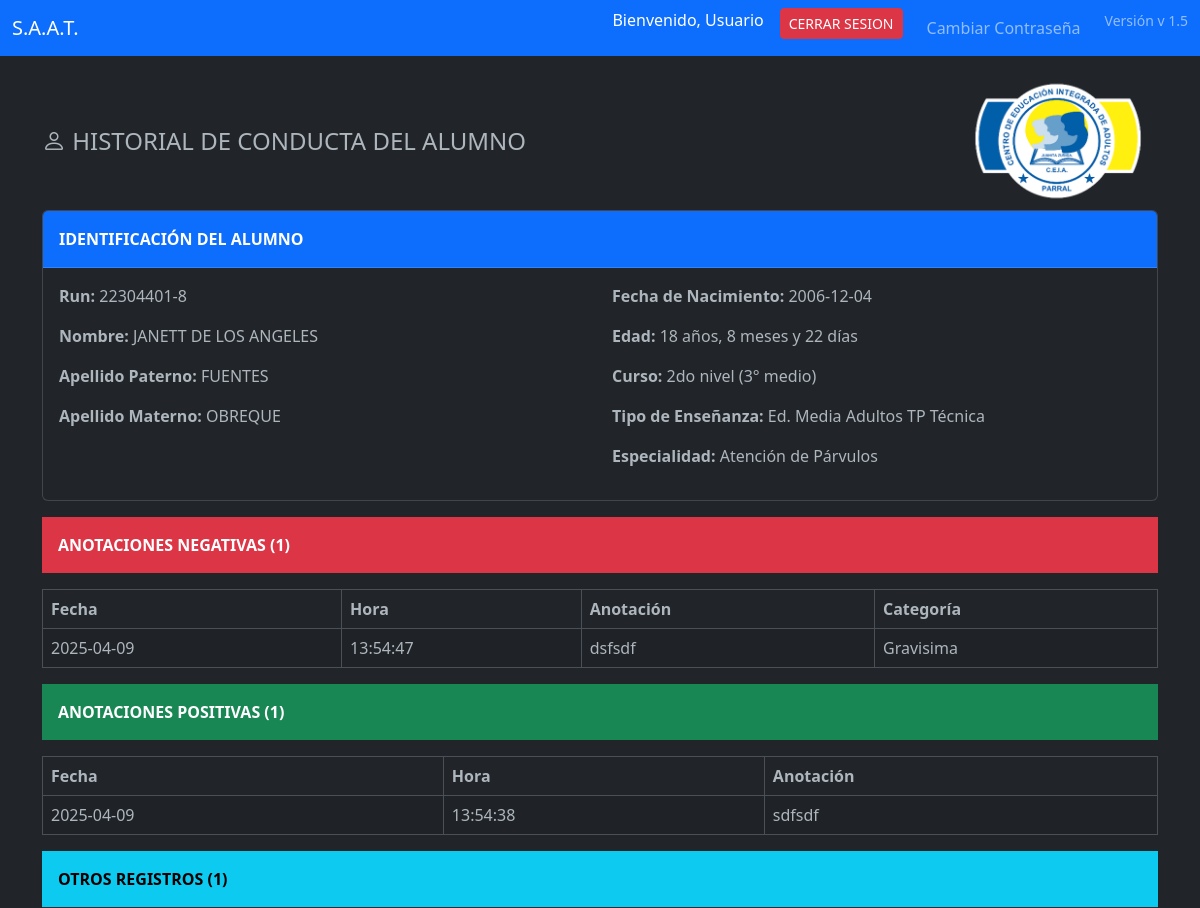
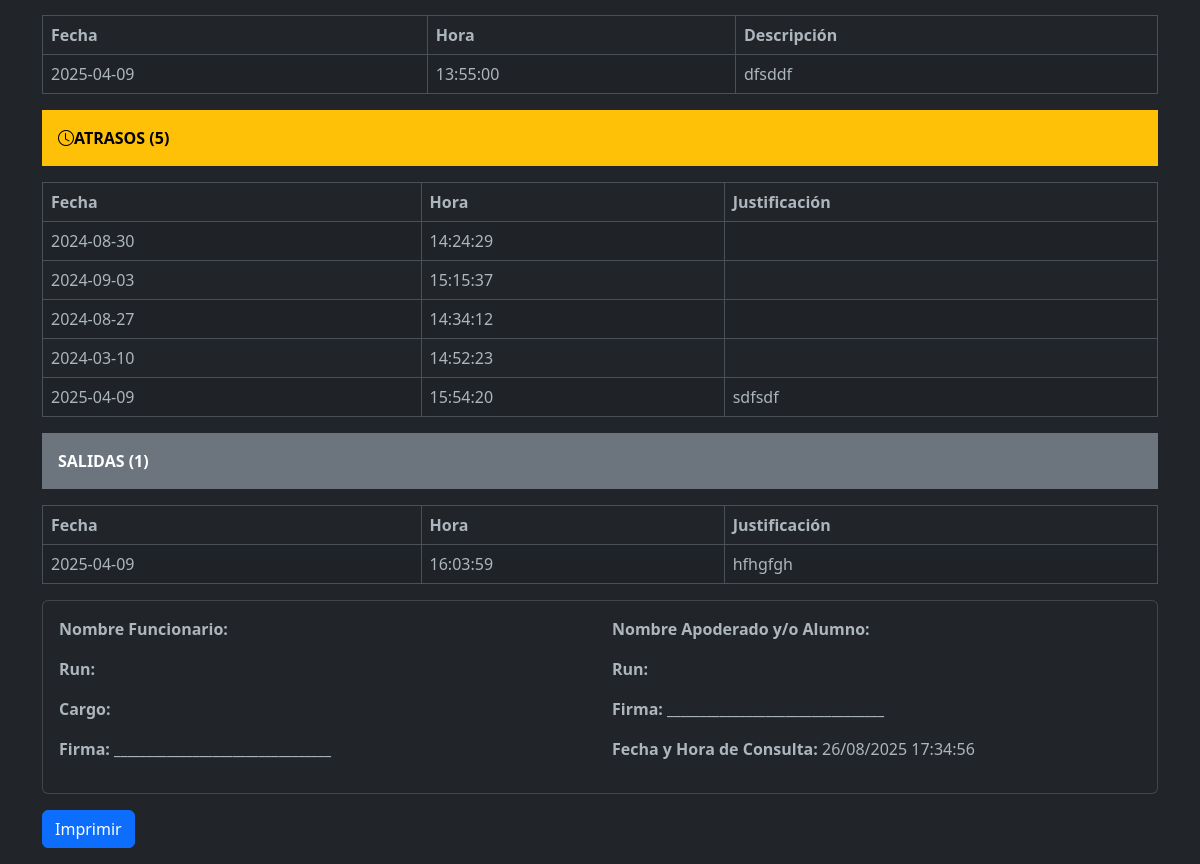
/pages/consultas/l.alum.reg.ver.php?run=22304401, run on the app's committed database (2 pictures, top to bottom).
### tables this page shows
CREATE TABLE IF NOT EXISTS `alum` (
  `idalum` int NOT NULL AUTO_INCREMENT,
  `run` int NOT NULL,
  `digv` varchar(5) NOT NULL,
  `nombres` varchar(45) NOT NULL,
  `apaterno` varchar(45) NOT NULL,
  `amaterno` varchar(45) DEFAULT NULL,
  `fnac` date NOT NULL,
  `celular` varchar(45) DEFAULT NULL,
  `telefono` varchar(45) DEFAULT NULL,
  `email` varchar(60) DEFAULT NULL,
  `direcc` varchar(60) NOT NULL,
  `comuna` varchar(45) NOT NULL,
  `codcomuna` varchar(45) DEFAULT NULL,
  `genero` varchar(1) DEFAULT NULL,
  `fincorpora` date NOT NULL,
  `fretiro` date DEFAULT NULL,
  `codetnia` int DEFAULT NULL,
  `rbd` int DEFAULT NULL,
  `anio` year DEFAULT NULL,
  `n_lista` int DEFAULT NULL,
  `codtipoense` int DEFAULT NULL,
  `codgrado` int DEFAULT NULL,
  `descgrado` varchar(300) DEFAULT NULL,
  `letracurso` varchar(1) DEFAULT NULL,
  `foto` varchar(60) DEFAULT NULL,
  `sectorestudiante` varchar(45) NOT NULL,
  `asistencia` int DEFAULT NULL,
  `promedio` decimal(7,1) DEFAULT NULL,
  `estado_civil` varchar(45) DEFAULT NULL,
  `nivelciclo` varchar(60) DEFAULT NULL,
  `tipoensenanza` varchar(50) DEFAULT NULL,
  `georreferencia` varchar(45) DEFAULT NULL,
  `especialidad` varchar(45) DEFAULT NULL,
  `nacionalidad` varchar(45) DEFAULT NULL,
  `matricula` int DEFAULT NULL,
  `trabaja` varchar(45) DEFAULT NULL,
  PRIMARY KEY (`idalum`,`run`),
  UNIQUE KEY `run_UNIQUE` (`run`)
);

CREATE TABLE IF NOT EXISTS `anotaciones` (
  `idanotaciones` int NOT NULL AUTO_INCREMENT,
  `alum_run` varchar(45) NOT NULL,
  `tipo` varchar(15) NOT NULL,
  `anotacion` varchar(1000) NOT NULL,
  `fanota` date DEFAULT NULL,
  `profesor` varchar(45) DEFAULT NULL,
  `hanota` time DEFAULT NULL,
  `alum_idalum` int DEFAULT NULL,
  `categoria` varchar(45) DEFAULT NULL,
  PRIMARY KEY (`idanotaciones`)
);

CREATE TABLE IF NOT EXISTS `atrasos` (
  `idatrasos` int NOT NULL AUTO_INCREMENT,
  `fatraso` date NOT NULL,
  `hatraso` time NOT NULL,
  `jatraso` varchar(150) DEFAULT NULL,
  `alum_run` int NOT NULL,
  `alum_idalum` int NOT NULL,
  `profesor` varchar(45) DEFAULT NULL,
  PRIMARY KEY (`idatrasos`)
);

CREATE TABLE IF NOT EXISTS `salidas` (
  `idsalida` int NOT NULL AUTO_INCREMENT,
  `alum_run` int NOT NULL,
  `fsalida` date NOT NULL,
  `hsalida` time NOT NULL,
  `jsalida` varchar(150) DEFAULT NULL,
  `alum_idalum` int DEFAULT NULL,
  `profesor` varchar(45) DEFAULT NULL,
  PRIMARY KEY (`idsalida`)
);

### pages/consultas/l.alum.reg.ver.php (the view, shortened to what this page needs)
<?php
include '../../includes/navbar.php';
$database = new Connection();
$db = $database->open();
$alum_run = isset($_GET['run']) ? $_GET['run'] : '';
$alumnoData = [];
$anotacionesN = [];
$anotacionesP = [];
$anotacionesO = [];
$atrasos = [];
$salidas = [];
try {
    $sqlAlumno = "SELECT run, digv, nombres, apaterno, amaterno, fnac, descgrado, tipoensenanza, especialidad FROM alum WHERE run = :run";
    $stmt = $db->prepare($sqlAlumno);
    $stmt->bindParam(':run', $alum_run);
    $stmt->execute();
    $alumnoData = $stmt->fetch(PDO::FETCH_ASSOC);
    $sqlAnotaciones = "SELECT tipo, anotacion, fanota, hanota, categoria FROM anotaciones WHERE alum_run = :run ORDER BY FIELD(tipo, 'N', 'P', 'O'), fanota ASC";
    $stmt = $db->prepare($sqlAnotaciones);
    $stmt->bindParam(':run', $alum_run);
    $stmt->execute();
    $anotaciones = $stmt->fetchAll(PDO::FETCH_ASSOC);
    foreach ($anotaciones as $anotacion) {
        if ($anotacion['tipo'] == 'N') {
            $anotacionesN[] = $anotacion;
        } elseif ($anotacion['tipo'] == 'P') {
            $anotacionesP[] = $anotacion;
        } else {
            $anotacionesO[] = $anotacion;
        }
    }
    $sqlAtrasos = "SELECT fatraso, hatraso, jatraso FROM atrasos WHERE alum_run = :run";
    $stmt = $db->prepare($sqlAtrasos);
    $stmt->bindParam(':run', $alum_run);
    $stmt->execute();
    $atrasos = $stmt->fetchAll(PDO::FETCH_ASSOC);
    $sqlSalidas = "SELECT fsalida, hsalida, jsalida FROM salidas WHERE alum_run = :run";
    $stmt = $db->prepare($sqlSalidas);
    $stmt->bindParam(':run', $alum_run);
    $stmt->execute();
    $salidas = $stmt->fetchAll(PDO::FETCH_ASSOC);
} catch (PDOException $e) {
    echo '<div class="alert alert-danger" role="alert">Error al obtener datos: ' . $e->getMessage() . '</div>';
}
function calcularEdad($fechaNacimiento) {
    $fechaNacimiento = new DateTime($fechaNacimiento);
    $hoy = new DateTime();
    $edad = $hoy->diff($fechaNacimiento);
    return [
        'años' => $edad->y,
        'meses' => $edad->m,
        'días' => $edad->d
    ];
}
$edadAlumno = isset($alumnoData['fnac']) ? calcularEdad($alumnoData['fnac']) : '';
$numAnotacionesN = count($anotacionesN);
$numAnotacionesP = count($anotacionesP);
$numAnotacionesO = count($anotacionesO);
$numAtrasos = count($atrasos);
$numSalidas = count($salidas);
$fechaActual = date('d/m/Y');
$horaActual = date('H:i:s');
?>
<!DOCTYPE html>
<html lang="es" data-bs-theme="dark">
<head>
    <link href="https://cdn.jsdelivr.net/npm/bootstrap@5.3.0/dist/css/bootstrap.min.css" rel="stylesheet">
    <link rel="stylesheet" href="https://cdn.jsdelivr.net/npm/bootstrap-icons@1.10.5/font/bootstrap-icons.css">
    <link rel="stylesheet" href="https://code.jquery.com/ui/1.12.1/themes/base/jquery-ui.css">
</head>
<body>
<div class="container">
    <div class="row">
        <div class="col-md-12">
            <div class="d-flex justify-content-between align-items-center">
                <h4 class="page-header mb-0">
                    <i class="bi bi-person icon-header"></i>
                    <span class="highlighted-text">HISTORIAL DE CONDUCTA DEL ALUMNO</span>
                </h4>
                <img src="../../img/logo_chico.jpg" alt="Logo Colegio" class="header-logo">
            </div>
        </div>
    </div>
    <div class="row">
        <div class="col-md-12">
            <?php if ($alumnoData): ?>
                <div class="card mb-3">
                    <div class="card-header text-bg-primary p-3 text-left">
                        <strong>IDENTIFICACIÓN DEL ALUMNO</strong>
                    </div>
                    <div class="card-body">
                        <div class="row">
                            <div class="col-md-6">
                            <p><strong>Run:</strong> <?php echo $alumnoData['run'] . '-' . $alumnoData['digv']; ?></p>
                            <p><strong>Nombre:</strong> <?php echo $alumnoData['nombres']; ?></p>
                                <p><strong>Apellido Paterno:</strong> <?php echo $alumnoData['apaterno']; ?></p>
                                <p><strong>Apellido Materno:</strong> <?php echo $alumnoData['amaterno']; ?></p>
                            </div>
                            <div class="col-md-6">
                                <p><strong>Fecha de Nacimiento:</strong> <?php echo $alumnoData['fnac']; ?></p>
                                <p><strong>Edad:</strong>
                                    <?php
                                        if ($edadAlumno) {
                                            echo $edadAlumno['años'] . ' años, ' . $edadAlumno['meses'] . ' meses y ' . $edadAlumno['días'] . ' días';
                                        }
                                    ?>
                                </p>
                                <p><strong>Curso:</strong> <?php echo $alumnoData['descgrado']; ?></p>
                                <p><strong>Tipo de Enseñanza:</strong> <?php echo $alumnoData['tipoensenanza']; ?></p>
                                <p><strong>Especialidad:</strong> <?php echo $alumnoData['especialidad']; ?></p>
                            </div>
                        </div>
                    </div>
                </div>
                <div class="text-bg-danger p-3 text-left"><strong>ANOTACIONES NEGATIVAS (<?php echo $numAnotacionesN; ?>)</strong></div>
                <table class="table table-bordered table-striped">
                    <thead>
                        <tr>
                            <th><strong>Fecha</strong></th>
                            <th><strong>Hora</strong></th>
                            <th><strong>Anotación</strong></th>
                            <th><strong>Categoría</strong></th>
                        </tr>
                    </thead>
                    <tbody>
                        <?php foreach ($anotacionesN as $anotacion): ?>
                            <tr>
                                <td><?php echo $anotacion['fanota']; ?></td>
                                <td><?php echo $anotacion['hanota']; ?></td>
                                <td><?php echo $anotacion['anotacion']; ?></td>
                                <td>
                                    <?php
                                    switch($anotacion['categoria']) {
                                        case 'GMA': echo 'Gravisima'; break;
                                    }
                                    ?>
                                </td>
                            </tr>
                        <?php endforeach; ?>
                    </tbody>
                </table>
                <div class="text-bg-success p-3 text-left"><strong>ANOTACIONES POSITIVAS (<?php echo $numAnotacionesP; ?>)</strong></div>
                <table class="table table-bordered table-striped">
                    <thead>
                        <tr>
                            <th><strong>Fecha</strong></th>
                            <th><strong>Hora</strong></th>
                            <th><strong>Anotación</strong></th>
                        </tr>
                    </thead>
                    <tbody>
                        <?php foreach ($anotacionesP as $anotacion): ?>
                            <tr>
                                <td><?php echo $anotacion['fanota']; ?></td>
                                <td><?php echo $anotacion['hanota']; ?></td>
                                <td><?php echo $anotacion['anotacion']; ?></td>
                            </tr>
                        <?php endforeach; ?>
                    </tbody>
                </table>
                <div class="text-bg-info p-3 text-left"><strong>OTROS REGISTROS (<?php echo $numAnotacionesO; ?>)</strong></div>
                <table class="table table-bordered table-striped">
                    <thead>
                        <tr>
                            <th><strong>Fecha</strong></th>
                            <th><strong>Hora</strong></th>
                            <th><strong>Descripción</strong></th>
                        </tr>
                    </thead>
                    <tbody>
                        <?php foreach ($anotacionesO as $anotacion): ?>
                            <tr>
                                <td><?php echo $anotacion['fanota']; ?></td>
                                <td><?php echo $anotacion['hanota']; ?></td>
                                <td><?php echo $anotacion['anotacion']; ?></td>
                            </tr>
                        <?php endforeach; ?>
                    </tbody>
                </table>
                <div class="text-bg-warning p-3 text-left"><i class="bi bi-clock"></i><strong>ATRASOS (<?php echo $numAtrasos; ?>)</strong></div>
                <table class="table table-bordered table-striped">
                    <thead>
                        <tr>
                            <th><strong>Fecha</strong></th>
                            <th><strong>Hora</strong></th>
                            <th><strong>Justificación</strong></th>
                        </tr>
                    </thead>
                    <tbody>
                        <?php foreach ($atrasos as $atraso): ?>
                            <tr>
                                <td><?php echo $atraso['fatraso']; ?></td>
                                <td><?php echo $atraso['hatraso']; ?></td>
                                <td><?php echo $atraso['jatraso']; ?></td>
                            </tr>
                        <?php endforeach; ?>
                    </tbody>
                </table>
                <div class="text-bg-secondary p-3 text-left"><strong>SALIDAS (<?php echo $numSalidas; ?>)</strong></div>
                <table class="table table-bordered table-striped">
                    <thead>
                        <tr>
                            <th><strong>Fecha</strong></th>
                            <th><strong>Hora</strong></th>
                            <th><strong>Justificación</strong></th>
                        </tr>
                    </thead>
                    <tbody>
                        <?php foreach ($salidas as $salida): ?>
                            <tr>
                                <td><?php echo $salida['fsalida']; ?></td>
                                <td><?php echo $salida['hsalida']; ?></td>
                                <td><?php echo $salida['jsalida']; ?></td>
                            </tr>
                        <?php endforeach; ?>
                    </tbody>
                </table>
                <div class="card mb-3">
                    <div class="card-body">
                        <div class="row">
                            <div class="col-md-6">
                                <p><strong>Nombre Funcionario:</strong></p>
                                <p><strong>Run:</strong></p>
                                <p><strong>Cargo:</strong></p>
                                <p> <strong>Firma:  _________________________________</strong></p>
                            </div>
                            <div class="col-md-6">
                            <p><strong>Nombre Apoderado y/o Alumno:</strong></p>
                            <p><strong>Run:</strong></p>
                            <p> <strong>Firma:  _________________________________</strong></p>
                            <p><strong>Fecha y Hora de Consulta:</strong> <?php echo $fechaActual . ' ' . $horaActual; ?></p>
                            </div>
                        </div>
                    </div>
                </div>
<div class="row">
              <div class="mb-3">
                    <button type="button" class="btn btn-primary no-print align-items-center" onclick="window.print();">Imprimir</button>
</div>
            <?php else: ?>
                <div class="alert alert-warning" role="alert">
                    No se encontraron datos del alumno.
                </div>
            <?php endif; ?>
        </div>
    </div>
</div>
</body>
</html>

### includes/navbar.php (shortened to what this page needs)
<?php
$username = $_SESSION['username'] ?? 'Usuario';
$appVersion = 'v 1.5';
?>
<link href="https://cdn.jsdelivr.net/npm/bootstrap@5.3.3/dist/css/bootstrap.min.css" rel="stylesheet"
>
<link rel="stylesheet" href="https://cdn.jsdelivr.net/npm/bootstrap-icons@1.10.5/font/bootstrap-icons.css">
<nav class="navbar navbar-expand-lg bg-primary" data-bs-theme="dark">
  <div class="container-fluid">
    <a class="navbar-brand" href="/index.php">S.A.A.T.</a>
    <div class="collapse navbar-collapse" id="navbarNavDropdown">
      <ul class="navbar-nav ms-auto">
        <li class="nav-item">
          <span class="navbar-text text-white me-3">Bienvenido, <?php echo htmlspecialchars($username); ?></span>
        </li>
        <li class="nav-item">
          <a class="btn btn-danger btn-sm me-3" href="/pages/logout.php" role="button">CERRAR SESION</a>
        </li>
        <li class="nav-item">
          <a class="navbar-text text-white-sm me-3 nav-link" href="/admin/cambiar_clave.php">Cambiar Contraseña</a>
        </li>
        <li class="nav-item">
          <span class="navbar-text text-white-sm small">Versión <?php echo $appVersion; ?></span>
        </li>
      </ul>
    </div>
  </div>
</nav>

### pages/consultas/l.alum.reg.ver.php (style rules this page uses)
.header-logo { max-width: 200px; height: auto; }
.page-header { margin-bottom: 20px; }
.text-left { text-align: left; }

### data on the page
alum: run "22304401", digv "8", nombres "JANETT DE LOS ANGELES", apaterno "FUENTES", amaterno "OBREQUE", fnac "2006-12-04", fnac "18", fnac "8", fnac "22", descgrado "2do nivel (3° medio)", tipoensenanza "Ed. Media Adultos TP Técnica", especialidad "Atención de Párvulos"
anotaciones: fanota "2025-04-09", hanota "13:54:47", anotacion "dsfsdf", categoria "Gravisima"
anotaciones: fanota "2025-04-09", hanota "13:54:38", anotacion "sdfsdf"
anotaciones: fanota "2025-04-09", hanota "13:55:00", anotacion "dfsddf"
atrasos: fatraso "2024-08-30", hatraso "14:24:29"
atrasos: fatraso "2024-09-03", hatraso "15:15:37"
atrasos: fatraso "2024-08-27", hatraso "14:34:12"
atrasos: fatraso "2024-03-10", hatraso "14:52:23"
atrasos: fatraso "2025-04-09", hatraso "15:54:20", jatraso "sdfsdf"
salidas: fsalida "2025-04-09", hsalida "16:03:59", jsalida "hfhgfgh"

### other printed values
$username "Usuario"
$appVersion "v 1.5"
$numAnotacionesN "1"
$numAnotacionesP "1"
$numAnotacionesO "1"
$numAtrasos "5"
$numSalidas "1"
